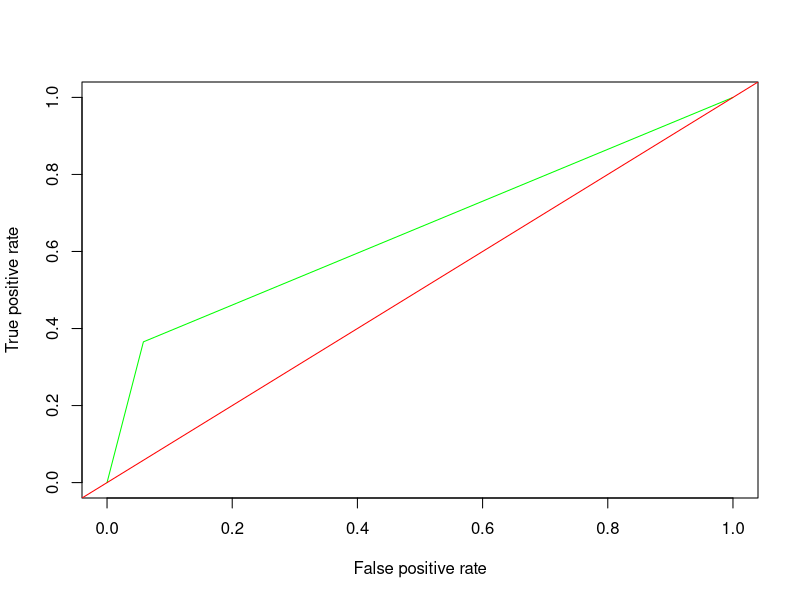
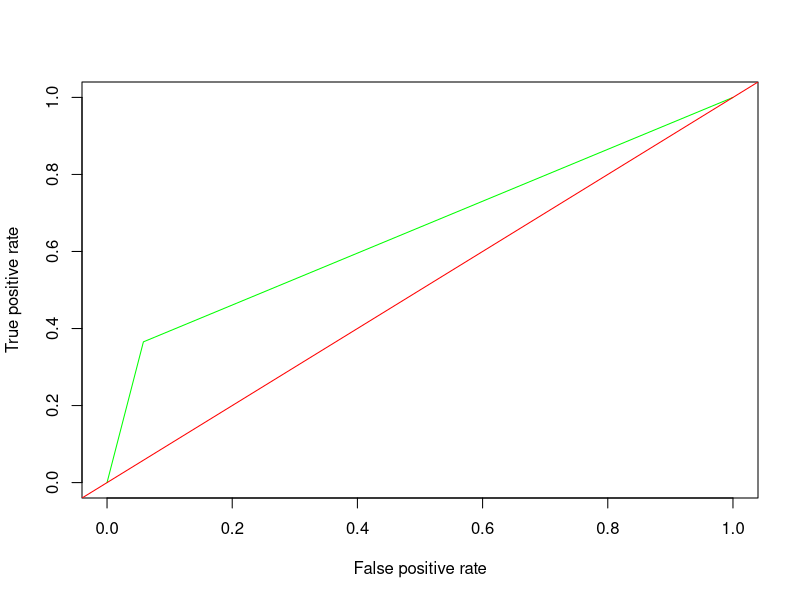
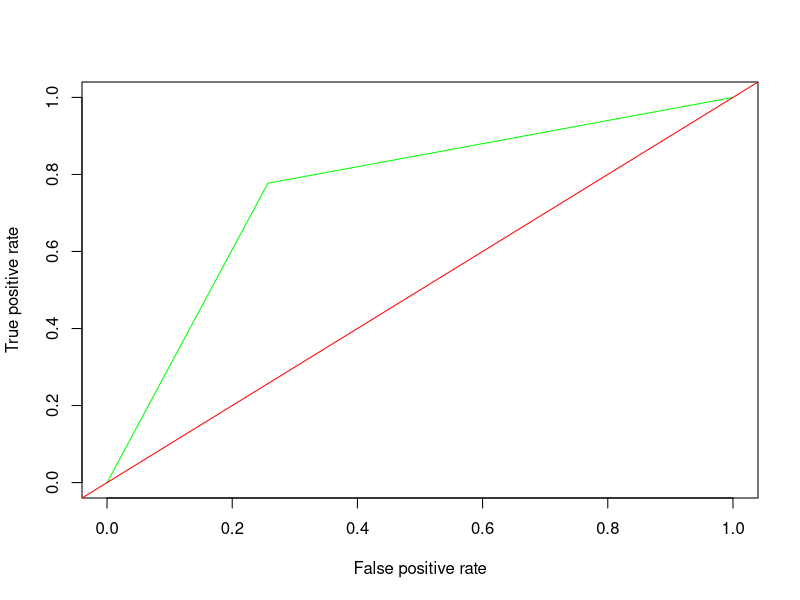
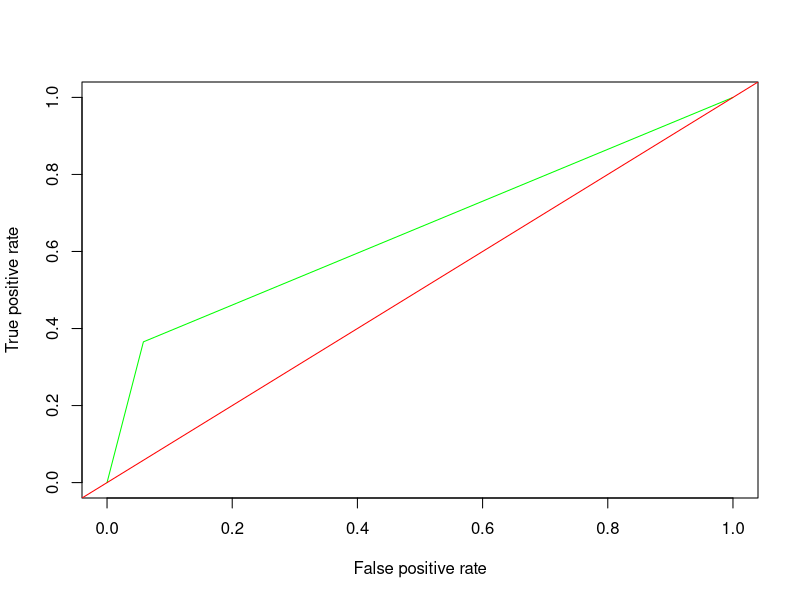

Reproduce these figures in R, in order.
########################################################################
#                      Churn prediction                                #
#                   using decision Tree                                #


churn_data<-read.csv("churn.csv",stringsAsFactors=T)

str(churn_data)
#head(churn_data)
#checking number of NA's

sapply(churn_data,function(x) sum(is.na(x)))

summary(churn_data)


#deleting the rows which are having NA's in total charges column #11 rows

churn_data<-churn_data[-(which(is.na(churn_data$TotalCharges)==TRUE)),]


#converting Senior citizen column into factor
churn_data["SeniorCitizen"]<-as.factor(churn_data[,"SeniorCitizen"])

#levels(churn_data$Churn)<-c()


#deleting the Id column
churn_data<-churn_data[,-1]

#scaling total charges
#churn_data$TotalCharges<-scale(churn_data$TotalCharges,0,scale=TRUE)

minmax =function(x){
  xnew <-(x - min(x))/(max(x)-min(x))
}

churn_data[,17:18]<-apply(churn_data[,17:18],2,minmax)


#check the no. of positive and negative class
table(churn_data[,19])

#data Partition

#subset the data based on classes
class1<-subset(churn_data,Churn=="Yes")
class0<-subset(churn_data,Churn=="No")
set.seed(234)
s1<-sample(nrow(class1),0.7*nrow(class1))
s0<-sample(nrow(class0),0.7*nrow(class0))
train1<-class1[s1,]
test1<-class1[-s1,]

train0<-class0[s0,]
test0<-class0[-s0,]

train<-rbind(train1,train0)
test<-rbind(test1,test0)


###################   MODEL DEVELOPMENT#############################################
#decision tree Algorith 
#rpart pkg

library(rpart)

fit= rpart(Churn ~ gender+SeniorCitizen+Partner+Dependents+
             PhoneService+MultipleLines+InternetService+OnlineSecurity+OnlineBackup+
             DeviceProtection+TechSupport+TechSupport+StreamingTV+StreamingMovies+Contract+
             PaperlessBilling+ PaymentMethod+MonthlyCharges+TotalCharges,
           method = "class",control=rpart.control(minsplit = 10),cp=0.01000000,train)


fit= rpart(Churn ~.,method = "class",control=rpart.control(minsplit = 2),train)

fit
#rpart.plot(fit)
fit$cptable
fit$variable.importance
p<-predict(fit,test,type="class")
head(p)
#View(p)
nrow(test)
# length(p)
# 
library(ROCR)
pr<-prediction(as.numeric(p),as.numeric(test$Churn))

prf <- performance(pr, measure = "tpr", x.measure = "fpr")
plot(prf,col="green")
abline(0,1,col="red")


library(caret)
confusionMatrix(p,test$Churn)
d<-table(p,test$Churn)
acc<-sum(diag(d))/sum(d)
acc

#################################################################################
##using information gain split

fit1= rpart(Churn ~ gender+SeniorCitizen+Partner+Dependents+
             PhoneService+MultipleLines+InternetService+OnlineSecurity+OnlineBackup+
             DeviceProtection+TechSupport+TechSupport+StreamingTV+StreamingMovies+Contract+
             PaperlessBilling+ PaymentMethod+MonthlyCharges+TotalCharges,
           method = "class",control=rpart.control(minsplit = 10),parms = list(split="information"),train)


fit1

#rpart.plot(fit1)

fit1$cptable

fit1$variable.importance

p<-predict(fit1,test,type="class")
head(p)
#View(p)
nrow(test)
length(p)

d<-table(p,test$Churn)
acc<-sum(diag(d))/sum(d)
acc


library(ROCR)
pr<-prediction(as.numeric(p),as.numeric(test$Churn))

prf <- performance(pr, measure = "tpr", x.measure = "fpr")
plot(prf,col="green")
abline(0,1,col="red")

############################################################################################################33
############using loss matrix



lossmatrix=matrix(c(0,0.2,0.6,0),nrow=2,byrow=TRUE)
fit2= rpart(Churn ~ gender+SeniorCitizen+Partner+Dependents+
              PhoneService+MultipleLines+InternetService+OnlineSecurity+OnlineBackup+
              DeviceProtection+TechSupport+TechSupport+StreamingTV+StreamingMovies+Contract+
              PaperlessBilling+ PaymentMethod+MonthlyCharges+TotalCharges,
            method = "class",control=rpart.control(minsplit = 10),parms = list(loss=lossmatrix,split="information"),train)


fit2
#rpart.plot(fit2)
fit2$cptable

fit2$variable.importance

cp1<-fit2$cptable[which.min(fit$cptable[,"xerror"])]
prune(fit2,cp=cp1)
p<-predict(fit2,test,type="class")
head(p)
#View(p)
nrow(test)
length(p)

d<-table(p,test$Churn)
acc<-sum(diag(d))/sum(d)
acc

confusionMatrix(p,test$Churn,positive="Yes")


library(ROCR)
pr<-prediction(as.numeric(p),as.numeric(test$Churn))

prf <- performance(pr, measure = "tpr", x.measure = "fpr")
plot(prf,col="green")
abline(0,1,col="red")

##############################################################################################
# Using surrogate parameter

fit3= rpart(Churn ~ gender+SeniorCitizen+Partner+Dependents+
              PhoneService+MultipleLines+InternetService+OnlineSecurity+OnlineBackup+
              DeviceProtection+TechSupport+TechSupport+StreamingTV+StreamingMovies+Contract+
              PaperlessBilling+ PaymentMethod+MonthlyCharges+TotalCharges,
            method = "class",control=rpart.control(minsplit = 10,maxsurrogate = 10),parms = list(split="information"),train)


fit3
#rpart.plot(fit3)
fit3$cptable

fit3$variable.importance


#to get the cp value having minimum xerror against it

fit3$cptable[which.min(fit$cptable[,"xerror"])]
prune(fit3,cp=0.01)
p<-predict(fit3,test,type="class")
head(p)
#View(p)
nrow(test)
length(p)

d<-table(p,test$Churn)
acc<-sum(diag(d))/sum(d)
acc

library(ROCR)
pr<-prediction(as.numeric(p),as.numeric(test$Churn))

prf <- performance(pr, measure = "tpr", x.measure = "fpr")
plot(prf,col="green")
abline(0,1,col="red")
